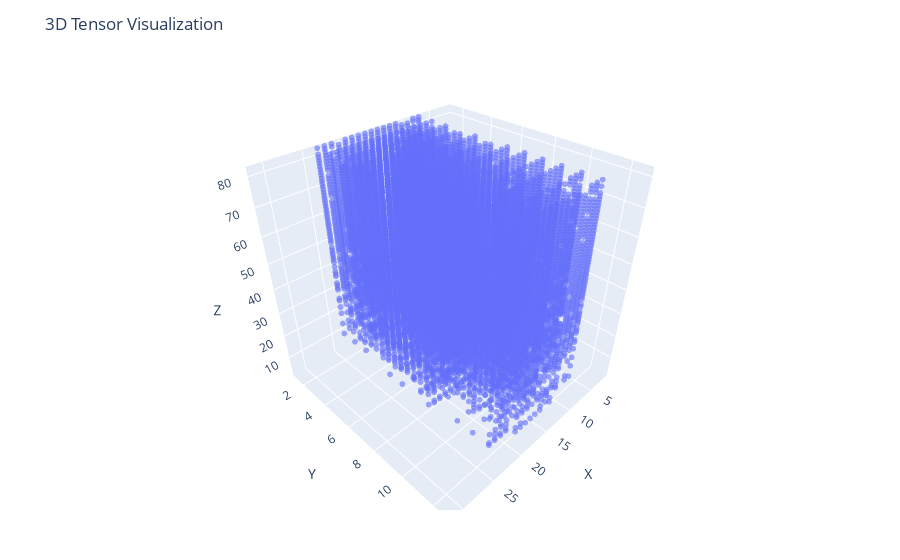

The notebook cell this image was saved under:
### Code cell
plotTensor(f.tensor)

### Figure 1 — Plotly figure (JSON) as saved in the notebook; plotly's stock layout.template omitted (floating-point values rounded to 4 significant figures; data arrays with more than 128 entries replaced by an {"elided": "..."} marker saying what was removed)
{"data": [{"marker": {"opacity": 0.6, "size": 2}, "mode": "markers", "type": "scatter3d", "x": {"elided": "13651 int values"}, "y": {"elided": "13651 int values"}, "z": {"elided": "13651 int values"}}], "layout": {"margin": {"b": 50, "l": 50, "r": 50, "t": 60}, "scene": {"aspectmode": "cube", "xaxis": {"range": [1, 32], "title": "X"}, "yaxis": {"range": [1, 13], "title": "Y"}, "zaxis": {"range": [1, 83], "title": "Z"}}, "title": "3D Tensor Visualization"}}
